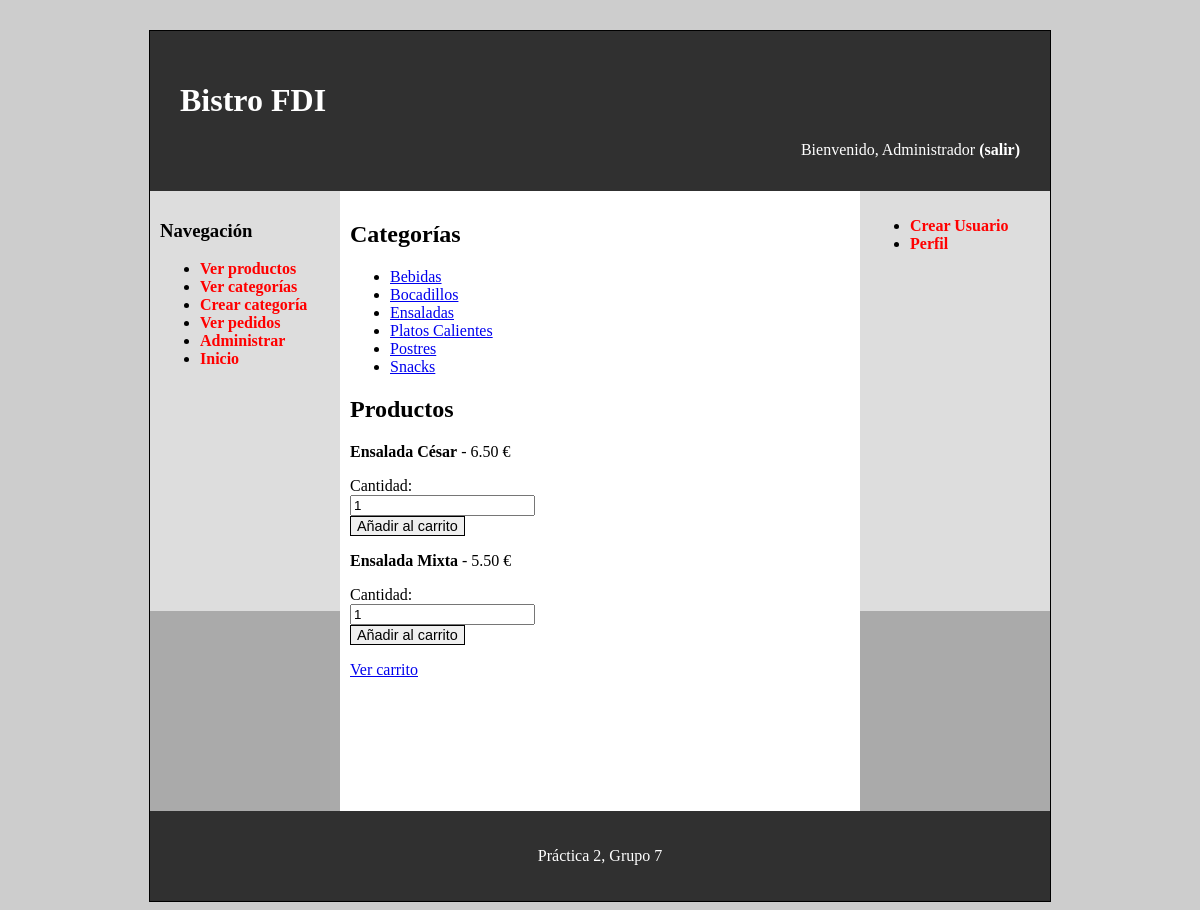
The app's page /includes/views/pages/pedido.php?categoria=3 (signed in) with its own data.
### tables this page shows
CREATE TABLE `categorias` (
  `id` int(11) NOT NULL,
  `nombre` varchar(100) NOT NULL,
  `descripcion` text NOT NULL,
  `imgCategoriaProd` varchar(255) DEFAULT NULL
);

CREATE TABLE `productos` (
  `id` int(11) NOT NULL,
  `nombreProd` varchar(150) NOT NULL,
  `descripcion` text NOT NULL,
  `categoria_id` int(11) NOT NULL,
  `precio` decimal(10,2) NOT NULL,
  `iva` enum('4','10','21') NOT NULL,
  `stock` int(11) DEFAULT 0,
  `disponible` tinyint(1) DEFAULT 1,
  `ofertado` tinyint(1) DEFAULT 0,
  `fechaCreacion` datetime DEFAULT current_timestamp()
);

### includes/class/Categoria.php (called while the page is built, shortened)
<?php
class Categoria
{
    public static function listar()
    {
        $conn = Aplicacion::getInstance()->getConexionBd();
        $sql = "SELECT id, nombre, descripcion, imgCategoriaProd
                FROM categorias
                ORDER BY nombre";
        $rs = $conn->query($sql);
        $categorias = [];
        if ($rs) {
            while ($fila = $rs->fetch_assoc()) {
                $categorias[] = $fila;
            }
        }
        return $categorias;
    }
}

### includes/views/pages/pedido.php (the view, shortened to what this page needs)
<?php
$conn = es\ucm\fdi\aw\Aplicacion::getInstance()->getConexionBd();
$contenidoPrincipal = "<h2>Categorías</h2>";
$categorias = Categoria::listar();
$contenidoPrincipal .= "<ul>";
foreach ($categorias as $categoria){
$contenidoPrincipal .= "
<li>
<a href='pedido.php?categoria={$categoria['id']}'>
{$categoria['nombre']}
</a>
</li>
";
}
$contenidoPrincipal .= "</ul>";
if(isset($_GET['categoria'])){
$idCategoria = (int) $_GET['categoria'];
$query = "SELECT id, nombreProd, precio
          FROM productos
          WHERE categoria_id = $idCategoria
          AND disponible = 1";
$res = $conn->query($query);
$contenidoPrincipal .= "<h2>Productos</h2>";
while($fila = $res->fetch_assoc()){
$contenidoPrincipal .= "
<p>
<b>{$fila['nombreProd']}</b> - {$fila['precio']} €
</p>
<form action='añadirCarrito.php' method='GET'>
<input type='hidden' name='id' value='{$fila['id']}'>
Cantidad:
<input type='number' name='cantidad' value='1' min='1'>
<button type='submit'>Añadir al carrito</button>
</form>
";
}
}
$contenidoPrincipal .= "<p><a href='carrito.php'>Ver carrito</a></p>";
require __DIR__ . '/plantilla.php';

### css/estilo.css (style rules this page uses)
body { background-color: #CDCDCD; }
input { display: block; }
button, a.boton { border: 1px solid black; font-size: 0.9em; font-family: Arial; font-weight: 400; }

### records on screen
categorias: nombre "Bebidas"
categorias: nombre "Bocadillos"
categorias: nombre "Ensaladas"
categorias: nombre "Platos Calientes"
categorias: nombre "Postres"
categorias: nombre "Snacks"
productos: nombreProd "Ensalada César", precio "6.50"
productos: nombreProd "Ensalada Mixta", precio "5.50"

### other values on screen
$_SESSION['nombre'] "Administrador"
